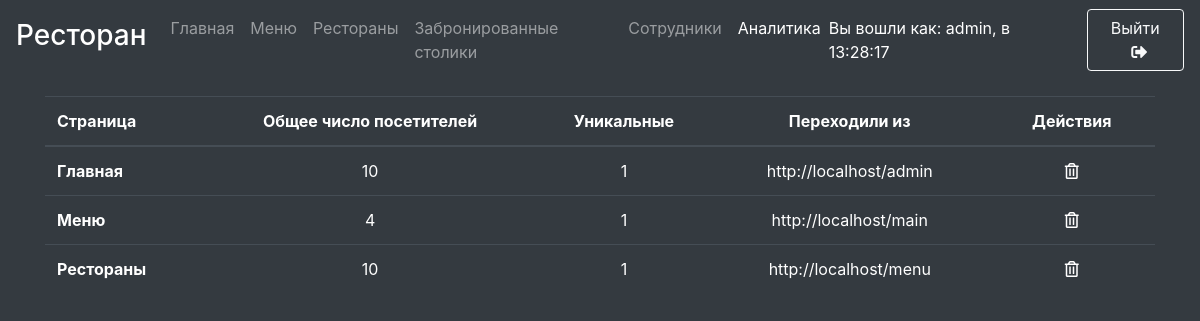
The page /admin.php (signed in) on the database as committed earlier.
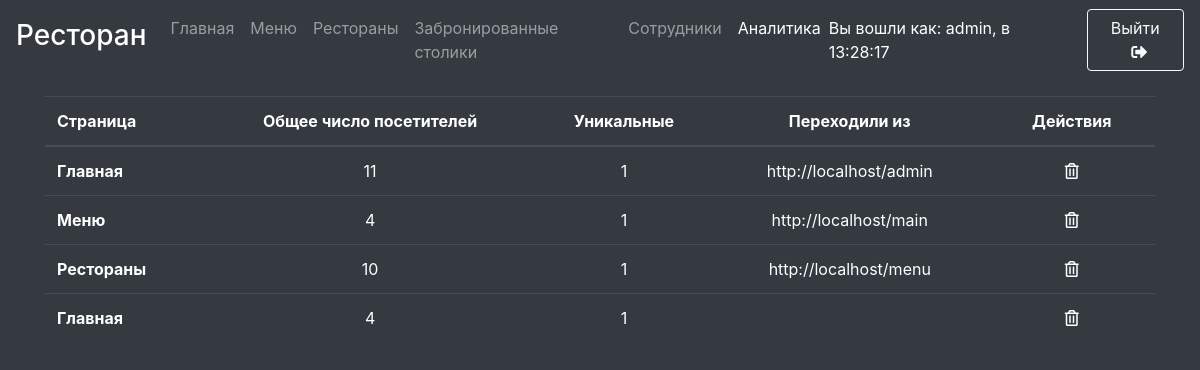
The same page on the database as committed later.
### tables this page shows
CREATE TABLE `pages` (
  `page_id` int(11) NOT NULL AUTO_INCREMENT,
  `page_url` varchar(60) NOT NULL,
  `page_title` varchar(100) DEFAULT NULL,
  PRIMARY KEY (`page_id`)
);

CREATE TABLE `analytics` (
  `visitor_id` int(11) NOT NULL AUTO_INCREMENT,
  `visitor_ip` varchar(12) NOT NULL,
  `visited_page_id` int(11) NOT NULL,
  `visited_this_page` int(11) NOT NULL DEFAULT 0,
  `visitor_ref` text NOT NULL,
  PRIMARY KEY (`visitor_id`)
);

### config/config.php (called while the page is built)
<?
    $_CONFIG = [
        'DATABASE' => [
            'HOST' => 'localhost',
            'NAME' => 'lab2',
            'USERNAME' => 'root',
            'PASS' => '',
            'CHARSET' => 'utf8',
            'CONNECT' => $_SERVER['DOCUMENT_ROOT'] . '/core/database/db-connect.php'
        ],
        'SRC_PATH' => $_SERVER['DOCUMENT_ROOT'] . '/core/src/',
        'FUNCTIONS_PATH' => $_SERVER['DOCUMENT_ROOT'] . '/core/functions/',
        'TEMPLATES' => [
            'HEADER' => $_SERVER['DOCUMENT_ROOT'] . '/core/templates/header.php',
            'FOOTER_ALL_SCRIPTS' => $_SERVER['DOCUMENT_ROOT'] . '/core/templates/footer-all-scripts.php',
            'FOOTER_BOOTSTRAP' => $_SERVER['DOCUMENT_ROOT'] . '/core/templates/footer-bootstrap-scripts.php',
            'FOOTER_CRUD' => $_SERVER['DOCUMENT_ROOT'] . '/core/templates/footer-crud.php',
        ],
        'ANALITYCS' => [
            'MODULE_FOLDER' => $_SERVER['DOCUMENT_ROOT'] . '/core/magic/analitycs',
            'FULL_PATH_TO_MODULE' => $_SERVER['DOCUMENT_ROOT'] . '/core/magic/analitycs/analytics.php',
            'DEL' => 'core/magic/analitycs/delete-page',
        ],
        'RESERVATIONS' => [
            'MODULE_FOLDER' => $_SERVER['DOCUMENT_ROOT'] . '/core/magic/reservations',
            'HANDLE' => 'core/magic/reservations/handle-reservation',
            'CPY' => 'core/magic/reservations/copy-reservation',
            'DEL' => 'core/magic/reservations/delete-reservation',
            'OLD' => 'core/magic/reservations/delete-old-reservations',
        ],
        'EMPLOYEES' =>[
            'MODULE_FOLDER' => $_SERVER['DOCUMENT_ROOT'] . '/core/magic/employees',
            'HANDLE' => 'core/magic/employees/handle-employee',
            'CPY' => 'core/magic/employees/copy-employee',
            'DEL' => 'core/magic/employees/delete-employee',
            'PATH_TO_PHOTOS' => 'uploads/employees/',
            'FULL_PATH_TO_PHOTOS' => $_SERVER['DOCUMENT_ROOT'] . '/uploads/employees/',
            'IMAGE_W' => 100,
            'IMAGE_H' => 100
        ],
    ];

### admin.php (the view, shortened to what the changed rows need)
<?php
  if (!isset($_SESSION['login'])){
    header('HTTP/1.0 404 Not Found');
    header('Status: 404 Not Found');
  }
  else{
    require_once($_SERVER['DOCUMENT_ROOT'] . "/config/config.php");
?>
  <main role="main" id="main" style="min-height: 100vh" <? if (isset($_SESSION['login'])) echo "class=\"bg-dark\"";?>>
      <div class="mt-5 container">
          <? if ((!isset($_SESSION['login']) || ($db == NULL))):
              ?>
              <h1>
                Вы должны зайти в аккаунт чтобы просмотреть содержимое!
              </h1>
          <? elseif ($db):
              $pages = $db->query("SELECT * FROM pages");
          ?>
          <table class="table table-dark">
            <thead>
              <tr>
                <th scope="col">Страница</th>
                <th scope="col" class="text-center">Общее число посетителей</th>
                <th scope="col" class="text-center">Уникальные</th>
                <th scope="col" class="text-center">Переходили из</th>
                <th scope="col" class="text-center">Действия</th>
              </tr>
            </thead>
            <tbody>
              <? foreach($pages as $key => $page){
                  $page_id = $page["page_id"];?>
                  <tr>
                      <th scope="row"><a href="<?=$page["page_url"]?>"><?=$page["page_title"]?></a></th>
                      <td class="text-center">
                      <?
                        $count = 0;
                        $str = $db->prepare("SELECT visited_this_page FROM analytics WHERE visited_page_id = $page_id");
                        $str->execute();
                        $result = $str->fetchAll(PDO::FETCH_ASSOC);
                        foreach ($result as $value) {
                          $count += (int)$value["visited_this_page"];
                        }
                        echo $count;
                      ?>
                      </td>
                      <td class="text-center">
                      <?
                        $str = $db->prepare("SELECT visitor_id FROM analytics WHERE visited_page_id = $page_id");
                        $str->execute();
                        $result = $str->fetchAll(PDO::FETCH_ASSOC);
                        echo count($result);
                      ?>
                      </td>
                      <td class="text-center" style="width: 25%; ">
                      <?
                        $str = $db->prepare("SELECT visitor_ref FROM analytics WHERE visited_page_id = $page_id");
                        $str->execute();
                        $result = $str->fetchAll(PDO::FETCH_ASSOC);
                        foreach ($result as $key => $value) {
                          if ($key == 0)
                            echo "<a href=\"".$value["visitor_ref"]."\">".$value["visitor_ref"]."</a>";
                          else
                            echo ", <a href=\"".$value["visitor_ref"]."\">".$value["visitor_ref"]."</a>";
                        }
                      ?>
                      </td>
                      <td class="text-center" style="width: 15%; ">
                        <a title="Удалить" href="<?=$_CONFIG['ANALITYCS']['DEL']?>?id=<?=$page_id?>" class="text-white" rel="nofollow"><i class="far fa-trash-alt"></i></a>
                      </td>
                  </tr>
              <?}?>
            </tbody>
          </table>
          <?endif;?>
      </div>
  </main>
  <?
}?>

Rows that differ between the two databases and show on the page:
computed for pages (number 1 of 4 on the later page): count "10" → "11"
added pages: page_title "Главная", count "4", count($result) "1"
